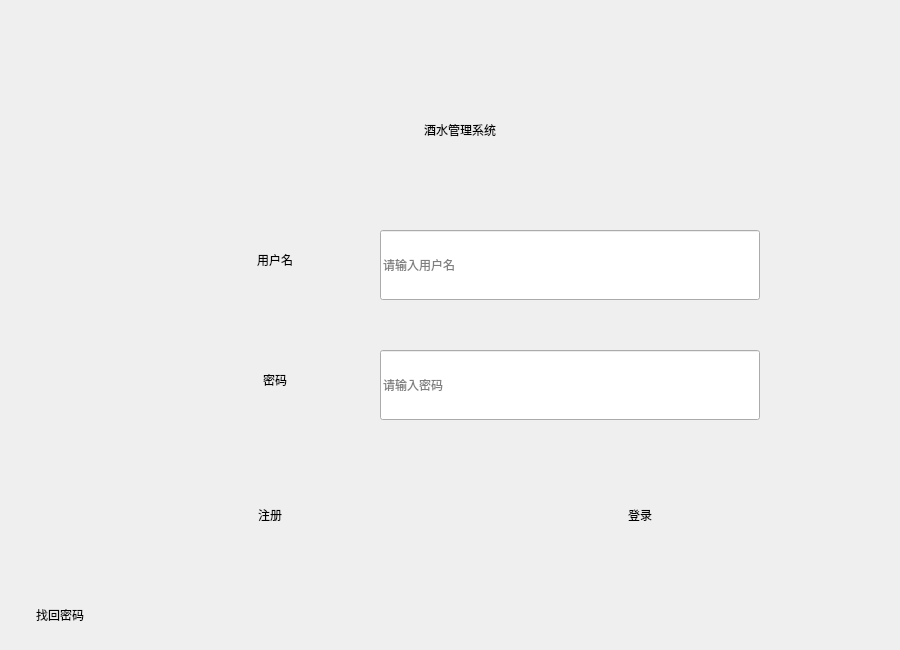
<?xml version="1.0" encoding="UTF-8"?>
<ui version="4.0">
 <class>login</class>
 <widget class="QDialog" name="login">
  <property name="geometry">
   <rect>
    <x>0</x>
    <y>0</y>
    <width>900</width>
    <height>650</height>
   </rect>
  </property>
  <property name="minimumSize">
   <size>
    <width>900</width>
    <height>650</height>
   </size>
  </property>
  <property name="maximumSize">
   <size>
    <width>900</width>
    <height>650</height>
   </size>
  </property>
  <property name="windowTitle">
   <string>Dialog</string>
  </property>
  <property name="styleSheet">
   <string notr="true">QDialog#login
{
	border-image: url(:/new/prefix1/background.jpg);
}
QDialog#login QPushButton
{
	border-image: url(:/new/prefix1/background.jpg);
	border-radius:8px;
}
QDialog#login QPushButton:hover
{
	
	border-image: url(:/new/prefix1/backgroundp.jpg);
}</string>
  </property>
  <widget class="QLabel" name="username">
   <property name="geometry">
    <rect>
     <x>200</x>
     <y>230</y>
     <width>150</width>
     <height>60</height>
    </rect>
   </property>
   <property name="styleSheet">
    <string notr="true">font: 10pt &quot;Agency FB&quot;;</string>
   </property>
   <property name="text">
    <string>用户名</string>
   </property>
   <property name="alignment">
    <set>Qt::AlignCenter</set>
   </property>
  </widget>
  <widget class="QLabel" name="password">
   <property name="geometry">
    <rect>
     <x>200</x>
     <y>350</y>
     <width>150</width>
     <height>60</height>
    </rect>
   </property>
   <property name="styleSheet">
    <string notr="true">font: 10pt &quot;Agency FB&quot;;</string>
   </property>
   <property name="text">
    <string>密码</string>
   </property>
   <property name="alignment">
    <set>Qt::AlignCenter</set>
   </property>
  </widget>
  <widget class="QLineEdit" name="username_">
   <property name="geometry">
    <rect>
     <x>380</x>
     <y>230</y>
     <width>380</width>
     <height>70</height>
    </rect>
   </property>
   <property name="minimumSize">
    <size>
     <width>380</width>
     <height>70</height>
    </size>
   </property>
   <property name="maximumSize">
    <size>
     <width>380</width>
     <height>70</height>
    </size>
   </property>
   <property name="styleSheet">
    <string notr="true">border-image: url(:/new/prefix1/background.jpg);</string>
   </property>
   <property name="placeholderText">
    <string>请输入用户名</string>
   </property>
  </widget>
  <widget class="QLineEdit" name="password_">
   <property name="geometry">
    <rect>
     <x>380</x>
     <y>350</y>
     <width>380</width>
     <height>70</height>
    </rect>
   </property>
   <property name="minimumSize">
    <size>
     <width>380</width>
     <height>70</height>
    </size>
   </property>
   <property name="maximumSize">
    <size>
     <width>380</width>
     <height>70</height>
    </size>
   </property>
   <property name="styleSheet">
    <string notr="true">border-image: url(:/new/prefix1/background.jpg);</string>
   </property>
   <property name="echoMode">
    <enum>QLineEdit::Password</enum>
   </property>
   <property name="placeholderText">
    <string>请输入密码</string>
   </property>
  </widget>
  <widget class="QPushButton" name="confirm">
   <property name="geometry">
    <rect>
     <x>540</x>
     <y>480</y>
     <width>200</width>
     <height>70</height>
    </rect>
   </property>
   <property name="minimumSize">
    <size>
     <width>200</width>
     <height>70</height>
    </size>
   </property>
   <property name="styleSheet">
    <string notr="true">font: 9pt &quot;微软雅黑&quot;;</string>
   </property>
   <property name="text">
    <string>登录</string>
   </property>
  </widget>
  <widget class="QLabel" name="title">
   <property name="geometry">
    <rect>
     <x>360</x>
     <y>100</y>
     <width>200</width>
     <height>60</height>
    </rect>
   </property>
   <property name="styleSheet">
    <string notr="true">font: 75 12pt &quot;微软雅黑&quot;;</string>
   </property>
   <property name="text">
    <string>酒水管理系统</string>
   </property>
   <property name="alignment">
    <set>Qt::AlignCenter</set>
   </property>
  </widget>
  <widget class="QPushButton" name="logon">
   <property name="geometry">
    <rect>
     <x>170</x>
     <y>480</y>
     <width>200</width>
     <height>70</height>
    </rect>
   </property>
   <property name="minimumSize">
    <size>
     <width>200</width>
     <height>70</height>
    </size>
   </property>
   <property name="styleSheet">
    <string notr="true">font: 9pt &quot;微软雅黑&quot;;</string>
   </property>
   <property name="text">
    <string>注册</string>
   </property>
   <property name="flat">
    <bool>false</bool>
   </property>
  </widget>
  <widget class="QPushButton" name="pushButton_findP">
   <property name="geometry">
    <rect>
     <x>10</x>
     <y>590</y>
     <width>100</width>
     <height>50</height>
    </rect>
   </property>
   <property name="styleSheet">
    <string notr="true">font: 8pt &quot;微软雅黑&quot;;</string>
   </property>
   <property name="text">
    <string>找回密码</string>
   </property>
  </widget>
 </widget>
 <resources/>
 <connections/>
</ui>
